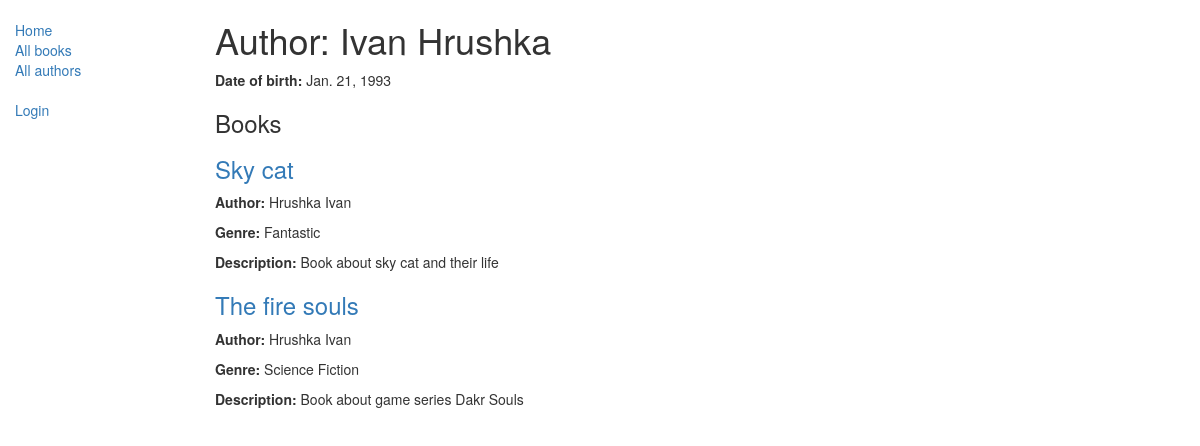
The app's page /catalog/author/1 with its own data.
### catalog/models.py (models this page shows, shortened)
class Author(models.Model):
    first_name = models.CharField(max_length=100)
    last_name = models.CharField(max_length=100)
    date_of_birth = models.DateField(null=True, blank=True)
    date_of_death = models.DateField('Died', null=True, blank=True)
    def __str__(self):
        return '%s %s' % (self.last_name, self.first_name)

class Book(models.Model):
    title = models.CharField(max_length=200)
    author = models.ForeignKey('Author', on_delete=models.SET_NULL, null=True)
    summary = models.TextField(max_length=1000, help_text="Enter a brief description of the book")
    isbn = models.CharField('ISBN', max_length=13,
                            help_text='13 Character <a href="https://www.isbn-international.org/content/what-isbn">ISBN number</a>')
    genre = models.ManyToManyField(Genre, help_text="Select a genre for this book")
    language = models.ForeignKey(Language, on_delete=models.SET_NULL, null=True)
    def display_genre(self):
        return ', '.join([genre.name for genre in self.genre.all()[:3]])
    display_genre.short_description = '#Genre'
    def get_absolute_url(self):
        return reverse('book-detail', args=[str(self.id)])

class Genre(models.Model):
    name = models.CharField(max_length=200, help_text="Enter a book genre (e.g. Science Fiction, French Poetry etc.)")
    def __str__(self):
        return self.name

### catalog/views.py (the view)
# urls.py: url(r'^author/(?P<pk>\d+)$', views.AuthorDetailView.as_view(), name="author-detail")
class AuthorDetailView(generic.DetailView):
    model = Author
    def get_context_data(self, **kwargs):
        context = super(AuthorDetailView, self).get_context_data(**kwargs)
        context["books"] = Book.objects.filter(author=self.kwargs["pk"])
        return context

### templates/catalog/author_detail.html (shortened to what this page needs)
{% extends "base_generic.html" %}
{% block content %}
    <h1>Author: {{ author.first_name }} {{ author.last_name }}</h1>
    {% if author.date_of_birth %}
        <p><strong>Date of birth:</strong> {{ author.date_of_birth }} </p>
    {% endif %}
    <h3>Books</h3>
    {% if books %}
        {% for book in books %}
            <h3><a href="{{ book.get_absolute_url }}">{{ book.title }}</a></h3>
            <p><strong>Author:</strong> {{ book.author }}</p>
            <p><strong>Genre:</strong> {% for genre in book.genre.all %} {{ genre }}{% if not forloop.last %}, {% endif %}{% endfor %}</p>
            <p><strong>Description:</strong> {{ book.summary }}</p>
        {% endfor %}
    {% endif %}
{% endblock %}

### records on screen
Author: first_name "Ivan", last_name "Hrushka", date_of_birth "Jan. 21, 1993"
Book: title "Sky cat", author "Hrushka Ivan", summary "Book about sky cat and their life"
Genre: name "Fantastic"
Book: title "The fire souls", author "Hrushka Ivan", summary "Book about game series Dakr Souls"
Genre: name "Science Fiction"
